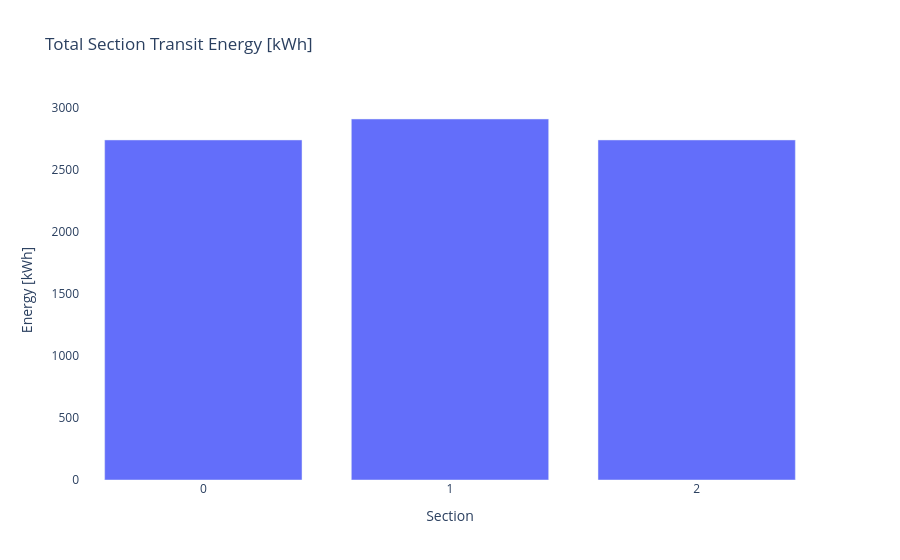

The notebook cell saved with this chart:
### Markdown cell above
#### Total transit energy per section

### Code cell
# Create the bar chart
fig = go.Figure(data=[
    go.Bar(x=df.index, y=df['total_energy'])
])

# Update layout
fig.update_layout(
    title='Total Section Transit Energy [kWh]',
    xaxis_title='Section',
    yaxis_title='Energy [kWh]',
    xaxis=dict(tickmode='array', tickvals=list(df.index)),
    plot_bgcolor='white',
)

fig.show()

### Figure 1 — Plotly figure (JSON) as saved in the notebook; plotly's stock layout.template omitted (floating-point values rounded to 4 significant figures)
{"data": [{"type": "bar", "x": [0, 1, 2], "y": [2739.0, 2908.0, 2739.0]}], "layout": {"plot_bgcolor": "white", "title": {"text": "Total Section Transit Energy [kWh]"}, "xaxis": {"tickmode": "array", "tickvals": [0, 1, 2], "title": {"text": "Section"}}, "yaxis": {"title": {"text": "Energy [kWh]"}}}}
